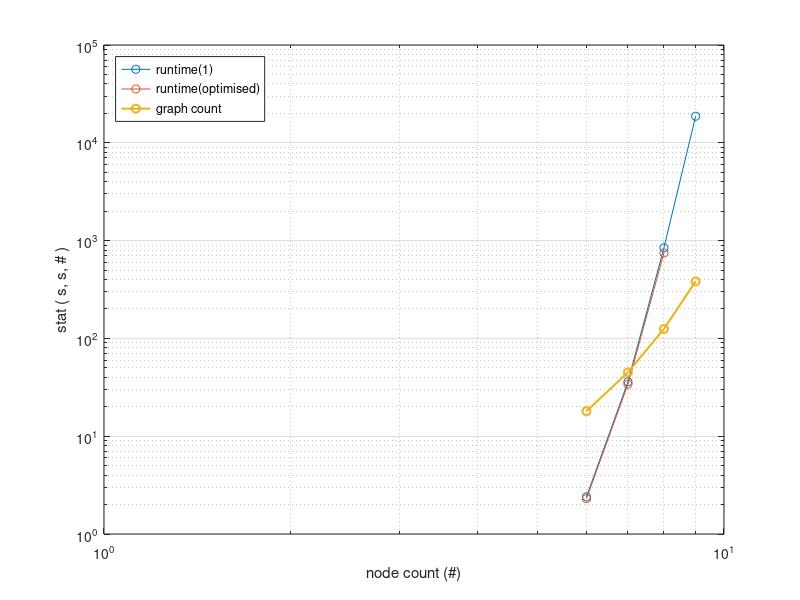

Recreate this plot in MATLAB.
n1 = [ 6    7   8     9 ]; 
t1 = [ 2.4 36 843 18694 ];
k1 = [ 18  45 125   383 ];
n2 = [ 6    7   8 ];
t2 = [ 2.3 34 747 ];
k2 = [ 18  45 125 ];

figure;
loglog                ...
(                     ...
    n1, t1, 'o-',     ...
    n2, t2, 'o-',     ...
    n1, k1, 'o-',     ...
    'LineWidth', 1.5  ...
); 
grid on;
xlabel( "node count (#)" );
ylabel( "stat ( s, s, # )" );
legend( "runtime(1)", "runtime(optimised)", "graph count", "Location", "northwest" );

